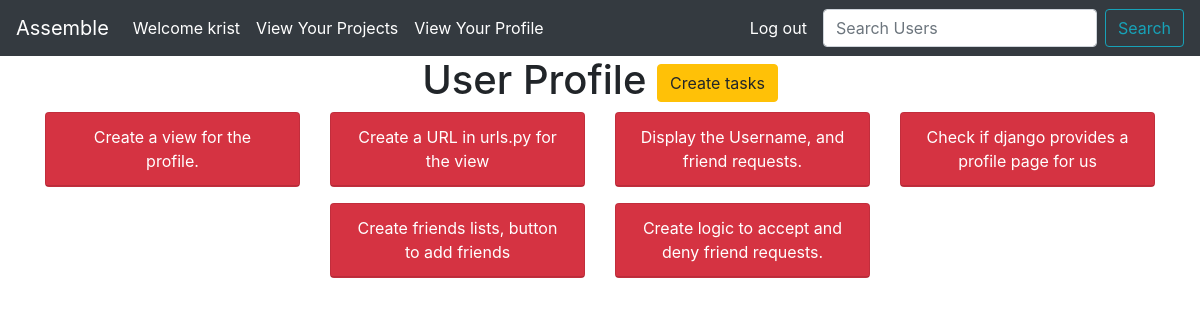
The app's page /home/project-component-detail/user-profile/ (signed in), older data.
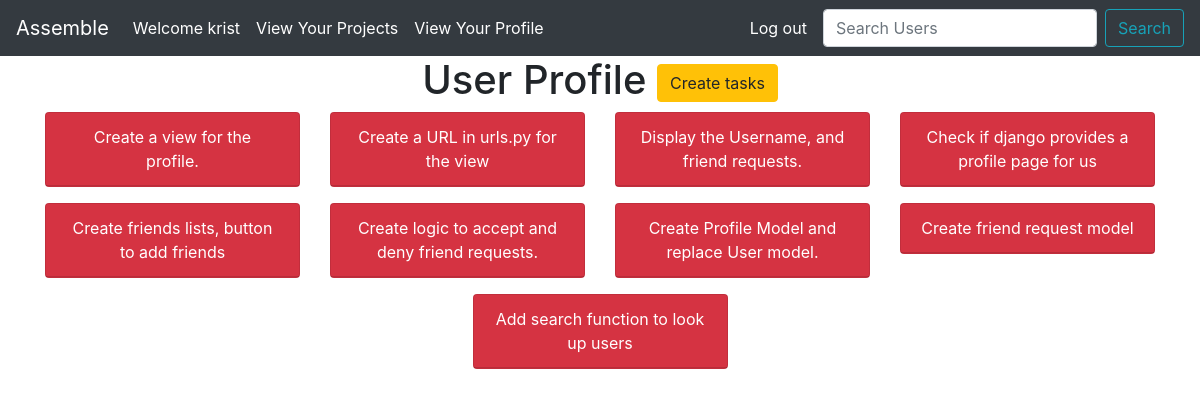
The same page, newer data.
### assemble/models.py (models this page shows, shortened)
class ProjectComponent(models.Model):
    name = models.CharField(max_length=200)
    description = models.CharField(max_length=200,blank=True)
    slug = models.SlugField(max_length=100,unique=True,blank=True,null=True)
    completed = models.BooleanField(default=False)
    task = models.ForeignKey('self',null=True,default=None,related_name="component",on_delete=models.CASCADE)
    project = models.ForeignKey(Project,on_delete=models.CASCADE)

### assemble/views.py (the view)
# urls.py: path('project-component-detail/<project_component_slug>/',project_component_detail_view,name="project-component-detail"),
@login_required
def project_component_detail_view(request,project_component_slug):
    component = ProjectComponent.objects.get(slug=project_component_slug)
    component_tasks = component.component.all()
    context = {
        'component_tasks':component_tasks,
        'component':component,
    }
    return render(request,'assemble/project_component.html',context)

### templates/assemble/project_component.html (shortened to what this page needs)
{% extends 'assemble/base.html' %}
{% block content %}
<div class="container text-center">
    <h1>{{ component.name }} <a class="btn btn-warning" href="{% url 'create-task' component.slug %}">Create tasks</a></h1>
    <div class="row justify-content-center">
        {% for task in component_tasks %}
            <div class="col-3">
                <div class="card text-white bg-danger mb-3">
                    <div class="card-header">{{ task.name }}</div>
                </div>
            </div>
        {% endfor %}
    </div>
</div>
{% endblock content %}

Row changes from the older to the newer data that the page shows:
added ProjectComponent: name "Create Profile Model and replace User model."
added ProjectComponent: name "Create friend request model"
added ProjectComponent: name "Add search function to look up users"
